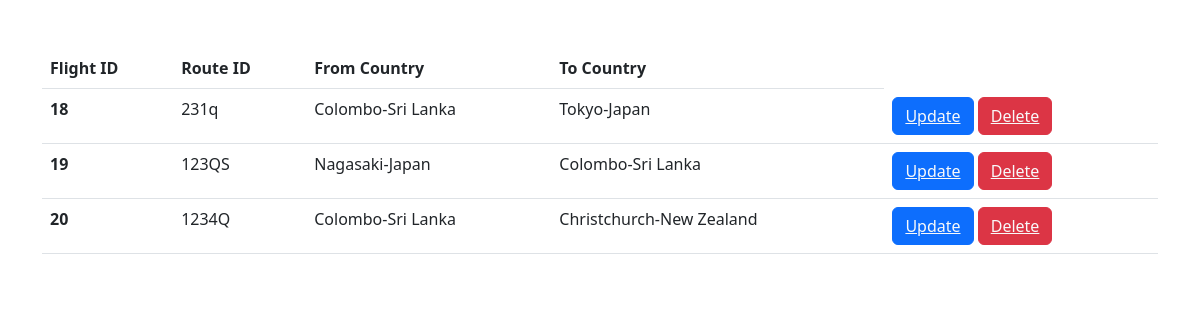
The page /Admin/Route/display.php on the database its author committed.
### tables this page shows
CREATE TABLE `crud` (
  `Flight_ID` int(20) NOT NULL,
  `Route_ID` varchar(100) NOT NULL,
  `From_Country` varchar(100) NOT NULL,
  `To_Country` varchar(50) NOT NULL
);

### Admin/Route/display.php (the view, shortened to what this page needs)
<?php
include 'connect.php';
?>
<!DOCTYPE html>
<html lang="en">
  <head>
  <link rel="stylesheet" href="https://cdn.jsdelivr.net/npm/bootstrap@5.3.0/dist/css/bootstrap.rtl.min.css">
  </head>
  <body>
    <div class="container my-5">
        <table class="table">
  <thead>
    <tr>
      <th scope="col">Flight ID</th>
      <th scope="col">Route ID</th>
      <th scope="col">From Country</th>
      <th scope="col">To Country</th>
    </tr>
  </thead>
  <tbody>
<?php
$sql="Select * from `crud`";
$result=mysqli_query($con,$sql);
if($result){
while($row=mysqli_fetch_assoc($result)){
    $Flight_ID=$row['Flight_ID'];
    $Route_ID=$row['Route_ID'];
    $From_Country=$row['From_Country'];
    $To_Country=$row['To_Country'];
    echo'<tr>
    <th scope="row">'.$Flight_ID.'</th>
    <td>'.$Route_ID.'</td>
    <td>'.$From_Country.'</td>
    <td>'.$To_Country.'</td>
    <td>
    <button class="btn btn-primary"><a href="update.php? updateFlight_ID='.$Flight_ID.'" class="text-light">Update</a></button>
    <button class="btn btn-danger"><a href="delete.php? deleteFlight_ID='.$Flight_ID.'" class="text-light">Delete</a></button>
    </td>
  </tr>';
}} ?>
</tbody>
</table>
</body>
</html>

### rows shown on the page
crud: Flight_ID "18", Route_ID "231q", From_Country "Colombo-Sri Lanka", To_Country "Tokyo-Japan"
crud: Flight_ID "19", Route_ID "123QS", From_Country "Nagasaki-Japan", To_Country "Colombo-Sri Lanka"
crud: Flight_ID "20", Route_ID "1234Q", From_Country "Colombo-Sri Lanka", To_Country "Christchurch-New Zealand"
